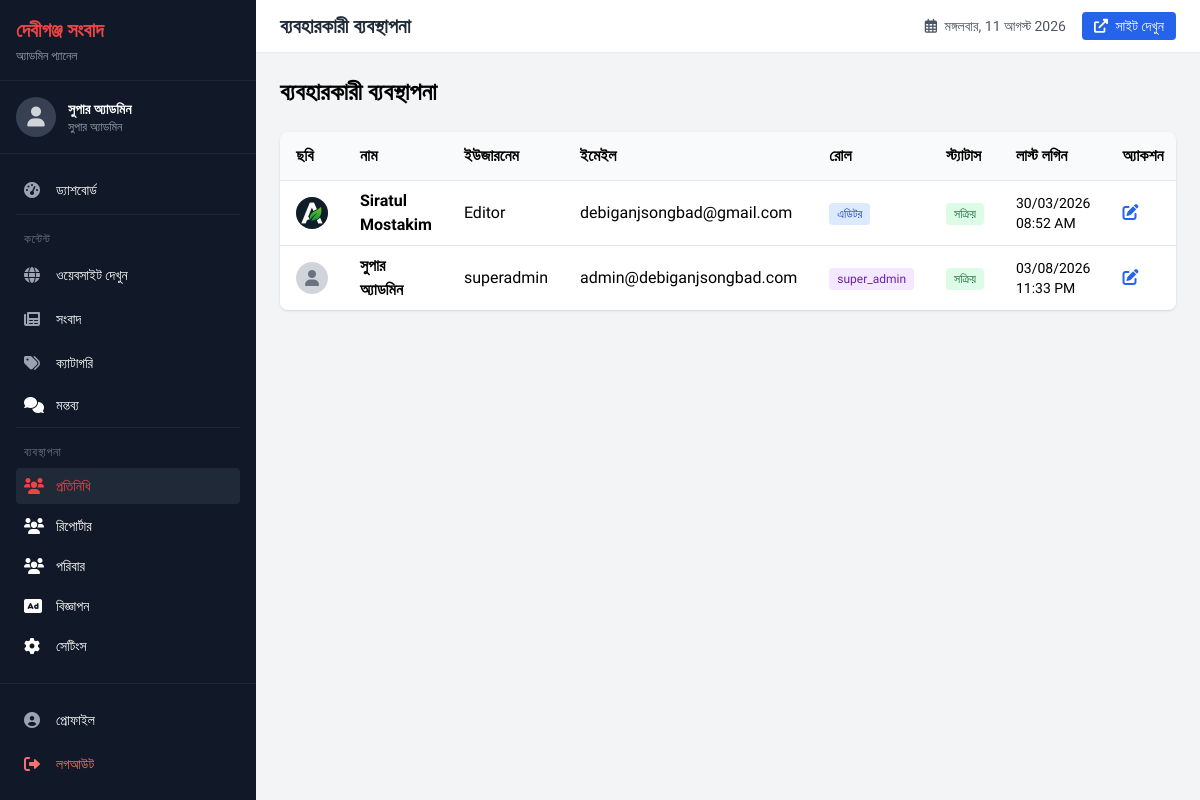
Page /admin/?q=users (signed in) on the committed database.
### tables this page shows
CREATE TABLE `users` (
  `id` int(11) NOT NULL,
  `username` varchar(50) NOT NULL,
  `email` varchar(100) NOT NULL,
  `password` varchar(255) NOT NULL,
  `full_name` varchar(100) NOT NULL,
  `phone` varchar(20) DEFAULT NULL,
  `avatar` varchar(255) DEFAULT NULL,
  `bio` text DEFAULT NULL,
  `role` enum('super_admin','admin','editor','reporter','moderator') DEFAULT 'reporter',
  `status` enum('active','inactive','banned') DEFAULT 'active',
  `last_login` datetime DEFAULT NULL,
  `created_at` timestamp NOT NULL DEFAULT current_timestamp(),
  `updated_at` timestamp NOT NULL DEFAULT current_timestamp() ON UPDATE current_timestamp()
);

### admin/users/index.php (the view, shortened to what the rows shown need)
<?php
$sql = "SELECT * FROM users ORDER BY created_at DESC";
$result = $conn->query($sql);
?>
<div class="flex justify-between items-center mb-6">
    <h2 class="text-lg md:text-2xl font-bold">ব্যবহারকারী ব্যবস্থাপনা</h2>
</div>
<div class="bg-white rounded-lg shadow overflow-x-auto">
    <table class="min-w-full">
        <thead class="bg-gray-50">
            <tr>
                <th class="px-4 py-3 text-left hidden md:table-cell">ছবি</th>
                <th class="px-4 py-3 text-left">নাম</th>
                <th class="px-4 py-3 text-left hidden md:table-cell">ইউজারনেম</th>
                <th class="px-4 py-3 text-left hidden md:table-cell">ইমেইল</th>
                <th class="px-4 py-3 text-left hidden md:table-cell">রোল</th>
                <th class="px-4 py-3 text-left">স্ট্যাটাস</th>
                <th class="px-4 py-3 text-left hidden md:table-cell">লাস্ট লগিন</th>
                <th class="px-4 py-3 text-left">অ্যাকশন</th>
            </tr>
        </thead>
        <tbody>
            <?php while ($user = $result->fetch_assoc()): ?>
            <tr class="border-t hover:bg-gray-50">
                <td class="px-4 py-2 hidden md:table-cell">
                    <div class="w-8 h-8 bg-gray-300 rounded-full flex items-center justify-center">
                        <?php if ($user['avatar']): ?>
                            <img src="./<?php echo $user['avatar']; ?>" class="w-8 h-8 rounded-full object-cover" alt="">
                        <?php else: ?>
                            <i class="fas fa-user text-gray-500"></i>
                        <?php endif; ?>
                    </div>
                </td>
                <td class="px-4 py-2 font-semibold"><?php echo $user['full_name']; ?></td>
                <td class="px-4 py-2 hidden md:table-cell"><?php echo $user['username']; ?></td>
                <td class="px-4 py-2 hidden md:table-cell"><?php echo $user['email']; ?></td>
                <td class="px-4 py-2 hidden md:table-cell">
                    <span class="px-2 py-1 rounded text-xs
                        <?php
                        switch($user['role']) {
                            case 'super_admin':
                                echo 'bg-purple-100 text-purple-800';
                                break;
                            case 'editor':
                                echo 'bg-blue-100 text-blue-800';
                                break;
                        }
                        ?>">
                        <?php
                        $roles = [
                            'admin' => 'অ্যাডমিন',
                            'editor' => 'এডিটর',
                        ];
                        echo $roles[$user['role']] ?? $user['role'];
                        ?>
                    </span>
                </td>
                <td class="px-4 py-2">
                    <?php if ($user['status'] == 'active'): ?>
                        <span class="bg-green-100 text-green-800 px-2 py-1 rounded text-xs">সক্রিয়</span>
                    <?php elseif ($user['status'] == 'inactive'): ?>
                        <span class="bg-yellow-100 text-yellow-800 px-2 py-1 rounded text-xs">নিষ্ক্রিয়</span>
                    <?php else: ?>
                        <span class="bg-red-100 text-red-800 px-2 py-1 rounded text-xs">নিষিদ্ধ</span>
                    <?php endif; ?>
                </td>
                <td class="px-4 py-2 text-sm hidden md:table-cell">
                    <?php echo $user['last_login'] ? date('d/m/Y h:i A', strtotime($user['last_login'])) : '-'; ?>
                </td>
                <td class="px-4 py-2">
                    <a href="?q=users&edit_id=<?php echo $user['id']; ?>" class="text-blue-600 hover:text-blue-800 mr-2">
                        <i class="fas fa-edit"></i>
                    </a>
                </td>
            </tr>
            <?php endwhile; ?>
        </tbody>
    </table>
</div>

### admin/includes/header.php (shortened to what the rows shown need)
<?php
require_once 'auth.php';
$auth->requireLogin();
$currentUser = $auth->getUser();
?>
<!DOCTYPE html>
<html lang="bn">
<head>
    <script src="https://cdn.tailwindcss.com"></script>
    <link rel="stylesheet" href="https://cdnjs.cloudflare.com/ajax/libs/font-awesome/6.0.0/css/all.min.css">
    <link rel="stylesheet" href="assets/css/admin.css">
    <link href="https://cdn.jsdelivr.net/npm/select2@4.1.0-rc.0/dist/css/select2.min.css" rel="stylesheet" />
    <link rel="stylesheet" href="https://cdnjs.cloudflare.com/ajax/libs/bootstrap-datepicker/1.9.0/css/bootstrap-datepicker.min.css">
    <link rel="stylesheet" href="https://cdnjs.cloudflare.com/ajax/libs/bootstrap-timepicker/0.5.2/css/bootstrap-timepicker.min.css">
</head>
<body class="bg-gray-100">
    <div class="flex h-screen">
        <div class="fixed md:static inset-y-0 left-0 transform -translate-x-full md:translate-x-0 transition duration-200 ease-in-out z-30 w-64 bg-gray-900 text-white flex flex-col h-full" id="sidebar">
            <div class="hidden md:block p-4 border-b border-gray-800">
                <h2 class="text-xl font-bold text-red-500">দেবীগঞ্জ সংবাদ</h2>
            </div>
            <div class="p-4 border-b border-gray-800">
                <div class="flex items-center">
                    <div class="ml-3 min-w-0 flex-1">
                        <p class="font-semibold text-sm truncate"><?php echo e($currentUser['full_name']); ?></p>
                        <p class="text-xs text-gray-400 truncate">
                            <?php
                                $roleNames = [
                                    'super_admin' => 'সুপার অ্যাডমিন',
                                    'admin' => 'অ্যাডমিন',
                                    'editor' => 'এডিটর',
                                    'reporter' => 'রিপোর্টার',
                                    'moderator' => 'মডারেটর'
                                ];
                                echo $roleNames[$currentUser['role']] ?? $currentUser['role'];
                            ?>
                        </p>
                    </div>
                </div>
            </div>
                <?php $active = $_GET['q'] ?? 'dashboard'; ?>
        </div>
        <div class="flex-1 flex flex-col overflow-hidden <?= $active === 'dashboard' ? '' : '' ?>">
            <div class="hidden md:flex bg-white shadow-sm px-6 py-3 justify-between items-center">
                <h1 class="text-xl font-semibold text-gray-800">
                    <?php
                    $titles = [
                        'profile' => 'আমার প্রোফাইল',
                        'dashboard' => 'ড্যাশবোর্ড',
                        'news' => 'সংবাদ ব্যবস্থাপনা',
                        'categories' => 'ক্যাটাগরি ব্যবস্থাপনা',
                        'gallery' => 'ছবি গ্যালারি',
                        'users' => 'ব্যবহারকারী ব্যবস্থাপনা',
                        'roles' => 'রোল ব্যবস্থাপনা',
                        'comments' => 'মন্তব্য ব্যবস্থাপনা',
                        'ads' => 'বিজ্ঞাপন ব্যবস্থাপনা',
                        'settings' => 'সেটিংস'
                    ];
                    echo $titles[$active] ?? 'অ্যাডমিন প্যানেল';
                    ?>
                </h1>
            </div>
            <div class="flex-1 overflow-y-auto p-4 md:p-6">

### rows in the picture
users: full_name "সুপার অ্যাডমিন", role "সুপার অ্যাডমিন", username "superadmin", email "admin@debiganjsongbad.com", role "super_admin", status "সক্রিয়", last_login "03/08/2026 11:33 PM"
users: avatar (picture), full_name "Siratul Mostakim", username "Editor", email "debiganjsongbad@gmail.com", role "এডিটর", status "সক্রিয়", last_login "30/03/2026 08:52 AM"

### other values in the picture
$titles[$active] "ব্যবহারকারী ব্যবস্থাপনা"
$days[$date['wday']] "মঙ্গলবার"
$date['mday'] "11"
$months[$date['mon']-1] "আগস্ট"
$date['year'] "2026"
